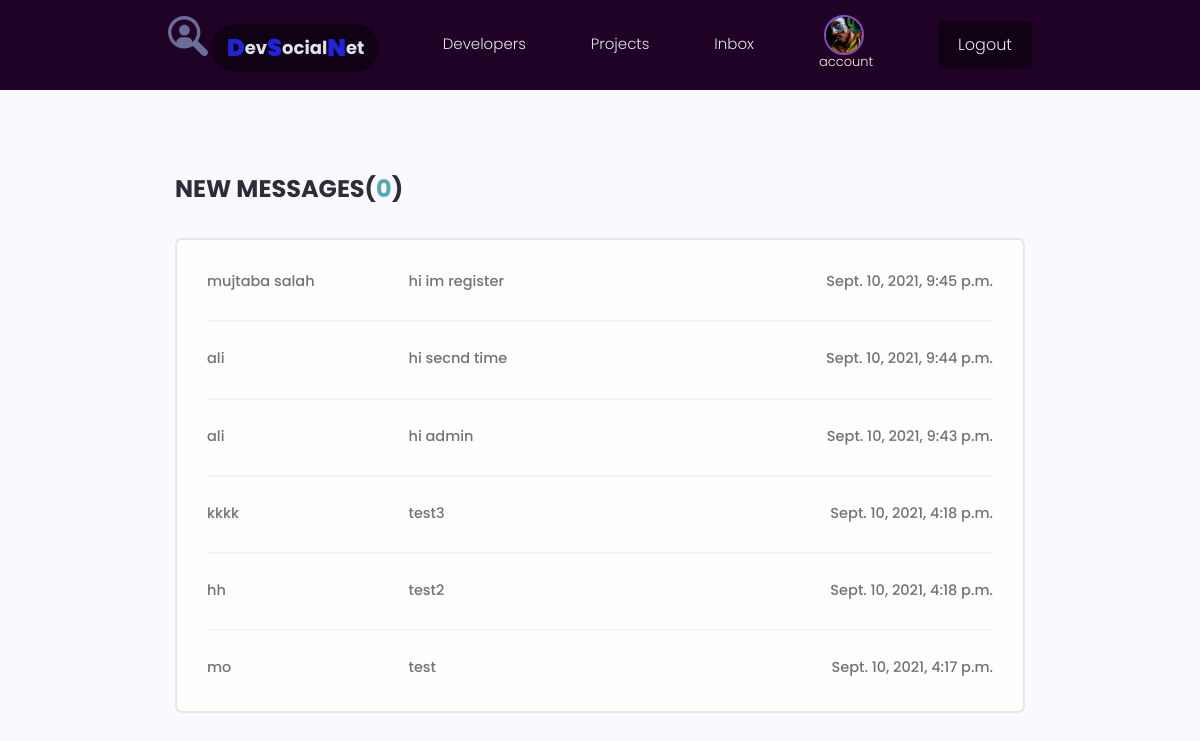
The page /inbox/ (signed in) on the database its author committed.
### users/models.py (models this page shows, shortened)
class Profile(models.Model):
    user = models.OneToOneField(User, on_delete=models.CASCADE, null=True, blank=True)
    name = models.CharField(max_length=200, null=True, blank=True)
    location = models.CharField(max_length=200, null=True, blank=True)
    email = models.EmailField(max_length=500, null=True, blank=True)
    username = models.CharField(max_length=200, null=True, blank=True)
    title = models.CharField(max_length=200, null=True, blank=True)
    bio = models.TextField(null=True , blank=True)
    profile_image = models.ImageField(null=True, blank=True, upload_to='profiles/' , default='profiles/default.png')
    social_github= models.CharField(max_length=200, null=True, blank=True)
    social_linkedin= models.CharField(max_length=200, null=True, blank=True)
    social_twitter = models.CharField(max_length=200, null=True, blank=True)
    social_stackoverflow = models.CharField(max_length=200, null=True, blank=True)
    social_website = models.CharField(max_length=200, null=True, blank=True)
    created = models.DateTimeField(auto_now_add=True)
    id = models.UUIDField(default=uuid.uuid4 , unique=True , primary_key=True ,editable=False)

class Message(models.Model):
    sender = models.ForeignKey(Profile, on_delete=models.SET_NULL, null=True, blank=True)
    recipient = models.ForeignKey(Profile, on_delete=models.SET_NULL, null=True, blank=True,related_name="messages")
    name = models.CharField(max_length=200, null=True, blank=True)
    email = models.EmailField(max_length=200, null=True, blank=True)
    subject = models.CharField(max_length=200, null=True, blank=True)
    body = models.TextField()
    is_read = models.BooleanField(default=False , null=True)
    created = models.DateTimeField(auto_now_add=True)
    id = models.UUIDField(default=uuid.uuid4 , unique=True , primary_key=True ,editable=False)
    class Meta:
        ordering = ['is_read','-created']

### users/views.py (the view)
# urls.py: path('inbox/', views.inbox , name='inbox'),#need a authentcate user to access
@login_required(login_url="login")
def inbox(request):
    profile = request.user.profile
    messagesRequest = profile.messages.all()
    count = messagesRequest.filter(is_read=False).count()
    context = {
        'messagesRequest':messagesRequest,
        'count':count,
        }
    return render(request, "users/inbox.html", context)

### users/templates/users/inbox.html
{% extends 'main.html' %}
{% block content %}
<main class="inbox my-xl">
  <div class="content-box">
    <h3 class="inbox__title">New Messages(<span>{{count}}</span>)</h3>
    <ul class="messages">
      {% for message in messagesRequest %}
      {% if message.is_read == False %}
      <li class="message message--unread">
        {% else %}
      <li class="message">
        {% endif %}
        <a href="{% url 'message' message.id %}">
          <span class="message__author">{{message.name}}</span>
          <span class="message__subject">{{message.subject}}</span>
          <span class="message__date">{{message.created}}</span>
        </a>
      </li>
      {% endfor %}
    </ul>
  </div>
</main>
{% endblock content %}

### templates/nav.html (shortened to what this page needs)
{% load static %}
<header class="header" style="background-color: rgb(32, 2, 39)">
    <div class="container container--narrow" style="position: relative;">
        <a href="{% url 'profiles'%}" class="header__logo">
            <div style="display: inline flow;">
                <img src="{% static 'images/icon.svg' %}" alt="DevSearch Logo" style="max-width: 40px;" />
                <span
                    style="color: rgb(221, 228, 235); font-size: large; font-weight: bold; background-color: rgb(17, 1, 20);"
                    class="tag tag--pill">
                    <span style="font-weight: bolder; font-size: x-large; color: rgb(32, 35, 214)">D</span>ev<span
                        style="font-weight: bolder; font-size: x-large; color: rgb(32, 35, 214)">S</span>ocial<span
                        style="font-weight: bolder; font-size: x-large; color: rgb(32, 35, 214)">N</span>et</span>
            </div>
        </a>
        <nav class="header__nav"  >
            <ul class="header__menu" style="background-color: rgb(32, 2, 39);">
                <li class="header__menuItem"><a href="{% url 'profiles' %}">Developers</a></li>
                <li class="header__menuItem">
                    <a href="{% url 'projects' %}">Projects</a>
                </li>
                {% if request.user.is_authenticated %}
                <li class="header__menuItem"><a href="{% url 'inbox' %}">Inbox</a></li>
                <li class="header__menuItem">
                    <a href="{% url 'account' %}">
                        <div>
                            <img src="{{ request.user.profile.profile_image.url }}" class="avatar" style="height: 4rem; width: 4rem; border-color: rgb(140, 73, 202); margin-left: 5px;" />
                            <p style="font-size: small; color:beige; margin-top: -10px;">account</p>
                        </div>
                    </a>
                </li>
                <li class="header__menuItem">
                    <a href="{% url 'logout' %}" class="btn btn--sub"
                        style="background-color: rgb(17, 1, 20);">Logout</a>
                </li>
                {% else %}
                <li class="header__menuItem">
                    <a href="{% url 'login' %}" class="btn btn--sub"
                        style="background-color: rgb(17, 1, 20);">Login/Sign
                        Up</a>
                </li>
                {% endif %}
            </ul>
        </nav>
    </div>
</header>

### static/styles/app.css (style rules this page uses)
:root { --color-sub: #2d2d39; }
.btn--sub { background-color: var(--color-sub-light); }
img { width: 100%; }
.content-box { width: 95%; max-width: 85rem; margin: 0 auto; }
.header { position: sticky; z-index: 111; background-color: var(--color-sub); padding: 1.5rem 0; }
.header > .container { display: flex; justify-content: space-between; align-items: center; }
.header__nav > ul { display: inline-flex; align-items: center; list-style: none; gap: 6.5rem; }
.header__menuItem > a { color: var(--color-light); font-weight: 300; }
.inbox { height: 90vh; }
.inbox__title, .inbox__title span { font-size: 2.4rem; font-weight: 700; color: var(--color-sub); text-transform: uppercase; text-align: left; margin-bottom: 3rem; }
.inbox__title span { color: var(--color-main); }
.messages { list-style: none; background: var(--color-white); padding: 0.5rem 3rem; border: 2px solid var(--color-light); border-radius: 0.7rem; }
.message { padding: 2.5rem 0; }
.message > a span { font-size: 1.45rem; font-weight: 500; }
.message:not(:last-child) { border-bottom: 2px solid var(--color-white-light); }
.message > a { display: flex; gap: 1rem; }
.message__author, .message__date { flex-basis: 25%; }
.message__subject { flex-basis: 50%; }
.message__date { text-align: right; }

### static/uikit/styles/modules/_variables.css (style rules this page uses)
:root { --color-main: #5aa5b9; --color-main-light: #e6faff; --color-sub: #3f4156; --color-sub-light: #51546e; --color-sub-lighter: #ededfd; --color-text: #737373; --color-gray: #8b8b8b; --color-light: #e5e7eb; --color-light-gray: #767676; --color-bg: #f8fafd; --color-white: #fffefd; --color-white-light: #f3f3f3; --color-success: #359e64; --color-success-bg: #def8e8; --color-error: #fc4b0b; --color-error-bg: #fff2ee; --font-base: 'Poppins', arial, helvetica, 'Segoe UI', roboto, ubuntu, sans-serif; --font-monospace: 'Fira Code', 'Courier New', courier, monospace; --font-regular: 300; --font-medium: 500; --font-bold: 700; --generic-shadow: 1px 1px 5px #00000010; --generic-transition: all 0.3s ease-in-out; }

### static/uikit/styles/modules/_base.css (style rules this page uses)
* { margin: 0; padding: 0; box-sizing: border-box; text-rendering: optimizeLegibility; color: inherit; font-size: inherit; }
html { font-size: 50%; }
@media only screen and (min-width: 480px) { html { font-size: 56.25%; } }
@media only screen and (min-width: 1200px) { html { font-size: 62.5%; } }
body { line-height: 1.6; font-weight: 400; font-size: 1.5rem; color: var(--color-text); background-color: var(--color-bg); min-height: 100vh; }

### static/uikit/styles/modules/_typography.css (style rules this page uses)
* { font-family: var(--font-base); }
h3 { font-size: 3.2rem; font-weight: var(--font-medium); }
p, span, strong { font-size: 1.6rem; color: var(--color-text); font-weight: var(--font-regular); }
a { padding-bottom: 2px; text-decoration: none; display: inline-block; color: var(--color-main); font-weight: var(--font-medium); }

### static/uikit/styles/modules/_utilities.css (style rules this page uses)
.container { width: 92%; max-width: 165rem; margin: 0 auto; box-sizing: border-box; }
.container--narrow { width: 92%; max-width: 120rem; }
@media screen and (min-width: 1000px) { .container { width: 90%; } }
@media screen and (min-width: 1000px) { .container--narrow { width: 85%; } }
@media screen and (min-width: 1200px) { .container { width: 80%; } }
@media screen and (min-width: 1200px) { .container--narrow { width: 72%; } }
.my-xl { margin: 8rem auto; }

### static/uikit/styles/modules/_avatar.css (style rules this page uses)
.avatar { border-radius: 50%; border: 2px solid var(--color-main); object-fit: cover; }

### static/uikit/styles/modules/_button.css (style rules this page uses)
.btn { display: inline-block; position: relative; cursor: pointer; background-color: var(--color-light); font-weight: var(--font-medium); color: var(--color-sub); text-decoration: none; padding: 1rem 2rem; border-radius: 0.5rem; border: none; width: -webkit-fit-content; width: -moz-fit-content; width: fit-content; height: -webkit-fit-content; height: -moz-fit-content; height: fit-content; font-size: 1.6rem; outline-width: 0; outline-color: transparent; -webkit-backface-visibility: hidden; backface-visibility: hidden; transition: all 0.3s ease-in-out; }
.btn--sub { background-color: var(--color-sub); color: var(--color-white); }

### static/uikit/styles/modules/_tag.css (style rules this page uses)
.tag { display: inline-flex; align-items: center; background-color: var(--color-sub); height: -webkit-fit-content; height: -moz-fit-content; height: fit-content; width: -webkit-fit-content; width: -moz-fit-content; width: fit-content; border-radius: 0.5rem; padding: 0.5rem 1.5rem; font-size: 1.2rem; cursor: pointer; }
.tag--pill { border-radius: 5rem; }

### rows shown on the page
Message: name "mujtaba salah", subject "hi im register", created "Sept. 10, 2021, 9:45 p.m."
Message: name "ali", subject "hi secnd time", created "Sept. 10, 2021, 9:44 p.m."
Message: name "ali", subject "hi admin", created "Sept. 10, 2021, 9:43 p.m."
Message: name "kkkk", subject "test3", created "Sept. 10, 2021, 4:18 p.m."
Message: name "hh", subject "test2", created "Sept. 10, 2021, 4:18 p.m."
Message: name "mo", subject "test", created "Sept. 10, 2021, 4:17 p.m."

### other values the page prints
{{ count }} "0"
